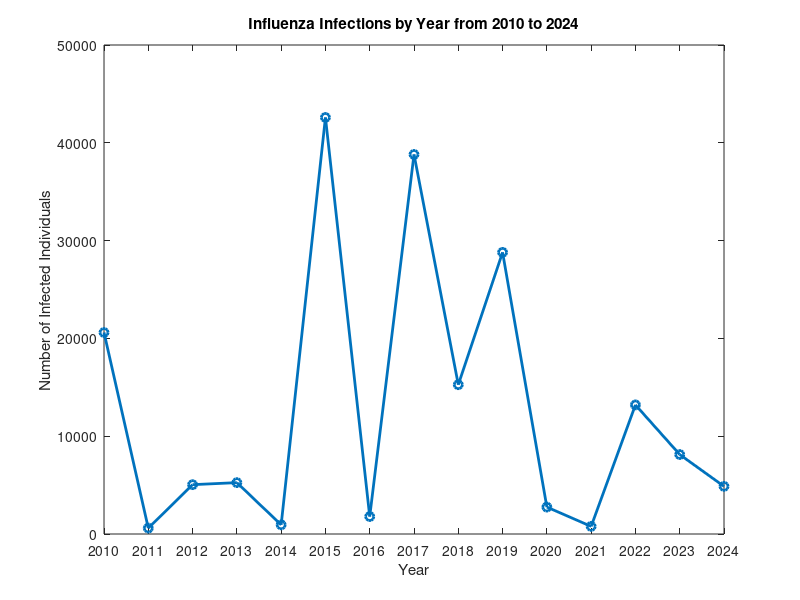

This chart was generated by the following MATLAB code:
% Code to plot Influenza infections by year from 2010 to 2024

years = 2010:2024;
infected = [20604, 603, 5044, 5253, 937, 42592, 1786, 38811, 15266, 28798, 2752, 778, 13202, 8125, 4871];

figure;
plot(years, infected, '-o', 'LineWidth', 2);
title('Influenza Infections by Year from 2010 to 2024');
xlabel('Year');
ylabel('Number of Infected Individuals');

xticks(years);
